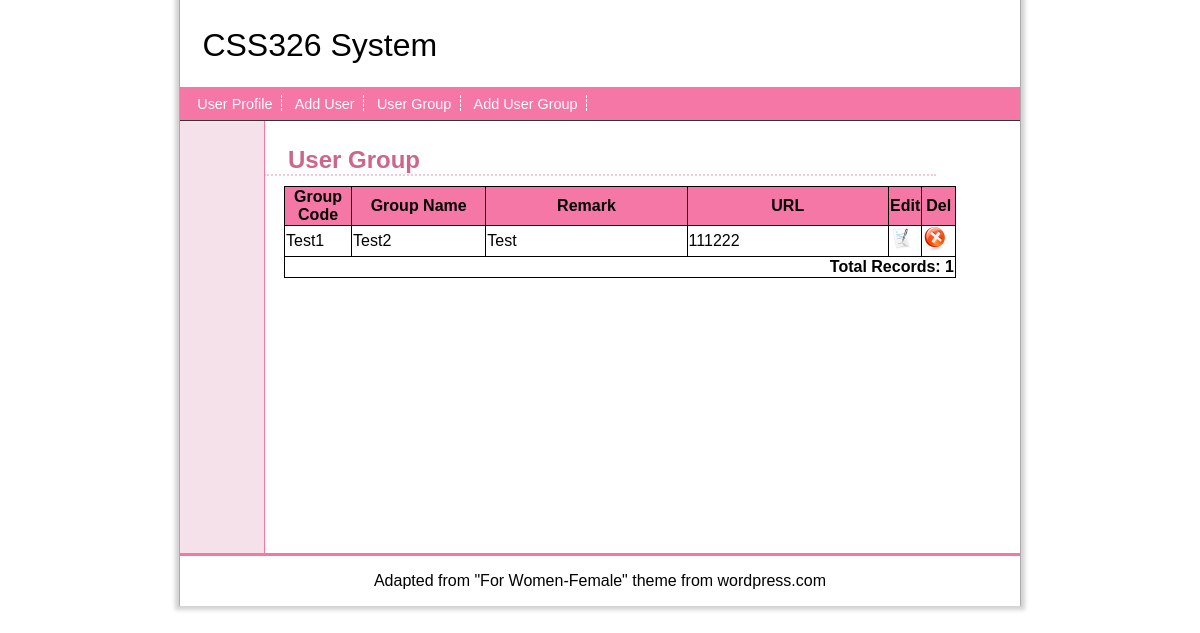
The app's page /group.php with its own data.
### tables this page shows
CREATE TABLE `USER_GROUP` (
  `USERGROUP_ID` int NOT NULL,
  `USERGROUP_CODE` varchar(50) DEFAULT NULL,
  `USERGROUP_NAME` varchar(50) DEFAULT NULL,
  `USERGROUP_REMARK` varchar(255) DEFAULT NULL,
  `USERGROUP_URL` varchar(50) DEFAULT NULL
);

### group.php (the view, shortened to what this page needs)
<?php require_once 'connect.php'; ?>
<!DOCTYPE html>
<html>
<head>
	<link rel="stylesheet" href="default.css">
</head>
<body>
	<div id="wrapper">
		<?php include 'header.php'; ?>
		<div id="div_main">
			<div id="div_left">
			</div>
			<div id="div_content" class="usergroup">
				<h2>User Group</h2>
				<table>
					<col width="10%">
					<col width="20%">
					<col width="30%">
					<col width="30%">
					<col width="5%">
					<col width="5%">
					<tr>
						<th>Group Code</th>
						<th>Group Name</th>
						<th>Remark</th>
						<th>URL</th>
						<th>Edit</th>
						<th>Del</th>
					</tr>
					<?php
					$q = "select * from USER_GROUP";
					$result = $mysqli->query($q);
					while ($row = $result->fetch_array()) { ?>
						<tr>
							<td><?php echo $row['USERGROUP_CODE']; ?></td>
							<td><?php echo $row['USERGROUP_NAME']; ?></td>
							<td><?php echo $row['USERGROUP_REMARK']; ?></td>
							<td><?php echo $row['USERGROUP_URL']; ?></td>
							<td>
								<a href="edit_group.php?id=<?php echo $row['USERGROUP_ID']; ?>">
									<img src="images/Modify.png" width="24" height="24" alt="Edit">
								</a>
							</td>
							<td>
								<a href="delinfo.php?id=<?php echo $row['USERGROUP_ID']; ?>">
									<img src="images/Delete.png" width="24" height="24" alt="Delete">
								</a>
							</td>
						</tr>
					<?php } ?>
					<tr>
						<td colspan="6" style="text-align: right; font-weight: bold;">
							<?php
							$totalRecords = $result->num_rows;
							echo "Total Records: $totalRecords";
							?>
						</td>
					</tr>
				</table>
			</div>
		</div>
		<div id="div_footer">
		</div>
	</div>
</body>
</html>

### default.css (style rules this page uses)
body { font-family:sans-serif; margin:0px; }
div#div_main { position:relative; }
div#div_left { position:absolute; top:0px; left:0px; bottom:0px; width:10%; background-color:#F5E1E9; border-right: 1px solid #F577A6; }
div#div_content { background-color:white; width:80%; margin-left:10%; padding:1em 0em; min-height: 400px; }
div#div_footer { border-top: 3px solid #F577A6; text-align:center; padding:1em; }
div#div_footer:after { content: 'Adapted from "For Women-Female" theme from wordpress.com'; }
h2 { color: #CE658B; margin-top:0.4em; margin-bottom:0.4em; padding-left: 1em; border-bottom:2px dotted #F5C8DA; }
.usergroup th { border: 1px solid black; background-color: #F577A6; }
.usergroup td { border: 1px solid black; }
.usergroup table { border-collapse: collapse; margin-left: 20px; width: 100%; }

### records on screen
user_group: USERGROUP_CODE "Test1", USERGROUP_NAME "Test2", USERGROUP_REMARK "Test", USERGROUP_URL "111222"

### other values on screen
$totalRecords "1"
